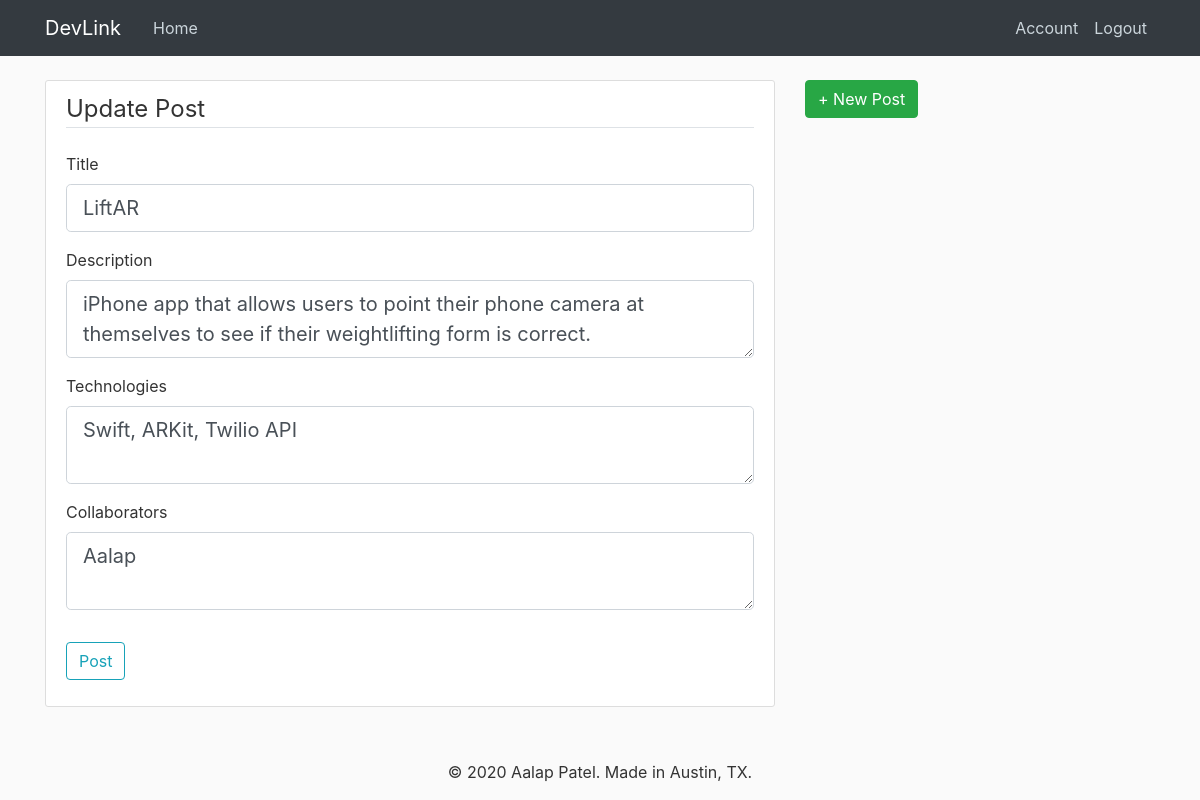
Screenshot of /post/1/update (signed in) with the database file from the repository.
### devlink/models.py (models this page shows, shortened)
class Post(db.Model):
    id = db.Column(db.Integer, primary_key=True)
    title = db.Column(db.String(100), nullable=False)
    date_posted = db.Column(db.DateTime, nullable=False,
                            default=datetime.utcnow)
    content = db.Column(db.Text, nullable=False)
    technologies = db.Column(db.Text, nullable=False)
    collaborators = db.Column(db.Text, nullable=False)
    user_id = db.Column(db.Integer, db.ForeignKey('user.id'), nullable=False)

### devlink/routes.py (the view)
@app.route("/post/<int:post_id>/update", methods=['GET', 'POST'])
@login_required
def update_post(post_id):
    post = Post.query.get_or_404(post_id)
    if post.author != current_user:
        abort(403)
    form = PostForm()
    if form.validate_on_submit():
        post.title = form.title.data
        post.content = form.content.data
        post.technologies = form.technologies.data
        post.collaborators = form.collaborators.data
        db.session.commit()
        flash('Post updated.', 'success')
        return redirect(url_for('post', post_id=post.id))
    elif request.method == 'GET':
        form.title.data = post.title
        form.content.data = post.content
        form.technologies.data = post.technologies
        form.collaborators.data = post.collaborators
    return render_template('create_post.html', title='Update Post', form=form, legend='Update Post')

### devlink/forms.py
class PostForm(FlaskForm):
    title = StringField('Title', validators=[DataRequired()])
    content = TextAreaField('Description', validators=[DataRequired()])
    technologies = TextAreaField('Technologies', validators=[DataRequired()])
    collaborators = TextAreaField('Collaborators', validators=[DataRequired()])
    submit = SubmitField('Post')

### devlink/models.py (called while the page is built)
@login_manager.user_loader
def load_user(user_id):
    return User.query.get(int(user_id))

### devlink/templates/create_post.html (shortened to what this page needs)
{% extends "layout.html" %}
{% block content %}
<div class="content-section">
        <form method="POST" action="" enctype="multipart/form-data">
            <fieldset class="form-group">
                <legend class="border-bottom mb-4">{{ legend }}</legend>
                <div class="form-group">
                    {{ form.title.label(class="form-control-label") }}
                    {% if form.title.errors %}
                        {{ form.title(class="form-control form-control-lg is-invalid") }}
                        <div class="invalid-feedback">
                            {% for error in form.title.errors %}
                                <span>{{ error }}</span>
                            {% endfor %}
                        </div>
                    {% else %}
                        {{ form.title(class="form-control form-control-lg") }}
                    {% endif %}
                </div>
                <div class="form-group">
                    {{ form.content.label(class="form-control-label") }}
                    {% if form.content.errors %}
                        {{ form.content(class="form-control form-control-lg is-invalid") }}
                        <div class="invalid-feedback">
                            {% for error in form.content.errors %}
                                <span>{{ error }}</span>
                            {% endfor %}
                        </div>
                    {% else %}
                        {{ form.content(class="form-control form-control-lg") }}
                    {% endif %}
                </div>
                 <div class="form-group">
                    {{ form.technologies.label(class="form-control-label") }}
                    {% if form.technologies.errors %}
                        {{ form.technologies(class="form-control form-control-lg is-invalid") }}
                        <div class="invalid-feedback">
                            {% for error in form.technologies.errors %}
                                <span>{{ error }}</span>
                            {% endfor %}
                        </div>
                    {% else %}
                        {{ form.technologies(class="form-control form-control-lg") }}
                    {% endif %}
                </div>
                 <div class="form-group">
                    {{ form.collaborators.label(class="form-control-label") }}
                    {% if form.collaborators.errors %}
                        {{ form.collaborators(class="form-control form-control-lg is-invalid") }}
                        <div class="invalid-feedback">
                            {% for error in form.collaborators.errors %}
                                <span>{{ error }}</span>
                            {% endfor %}
                        </div>
                    {% else %}
                        {{ form.collaborators(class="form-control form-control-lg") }}
                    {% endif %}
                </div>
            </fieldset>
            <div class="form-group">
                {{ form.submit(class="btn btn-outline-info") }}
            </div>
        </form>
    </div>
{% endblock content %}

### devlink/static/main.css (style rules this page uses)
body { background: #fafafa; color: #333333; margin-top: 5rem; }
.content-section { background: #ffffff; padding: 10px 20px; border: 1px solid #dddddd; border-radius: 3px; margin-bottom: 20px; }

### rows the page displays
Post: title "LiftAR", content "iPhone app that allows users to point their phone camera at themselves to see if their weightlifting form is correct.", technologies "Swift, ARKit, Twilio API", collaborators "Aalap"

### other values shown
{{ legend }} "Update Post"
